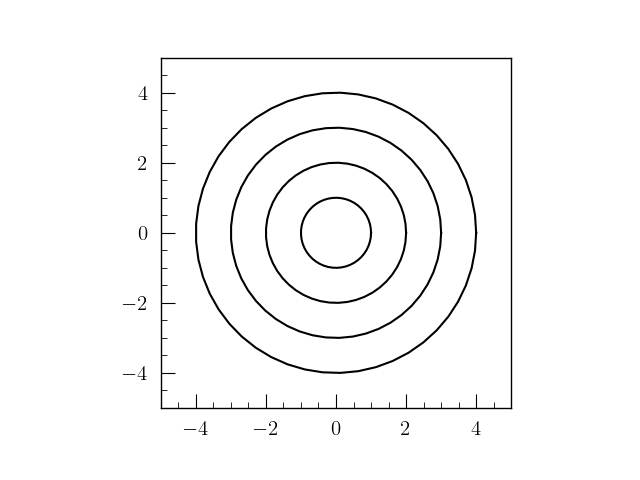

The script that saved this image:
import numpy as np
import matplotlib.pyplot as plt

def main():

    plt.axes(aspect="equal")
    plt.xlim(-5, 5)
    plt.ylim(-5, 5)
    for r in [1, 2, 3, 4]:
        t = np.linspace(0, 2 * np.pi)
        x = r * np.cos(t)
        y = r * np.sin(t)
        plt.plot(x, y, color="black")
    plt.savefig("rotation.png")

if __name__ == "__main__":
    main()
